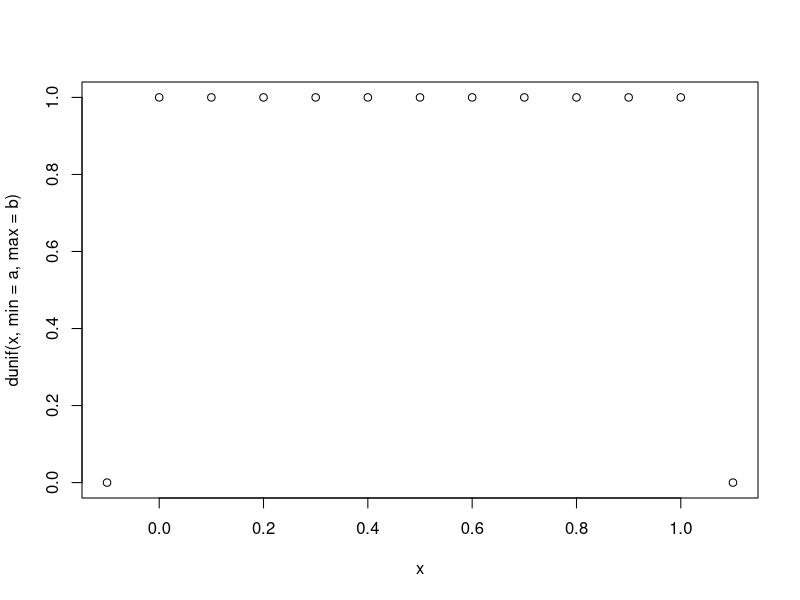
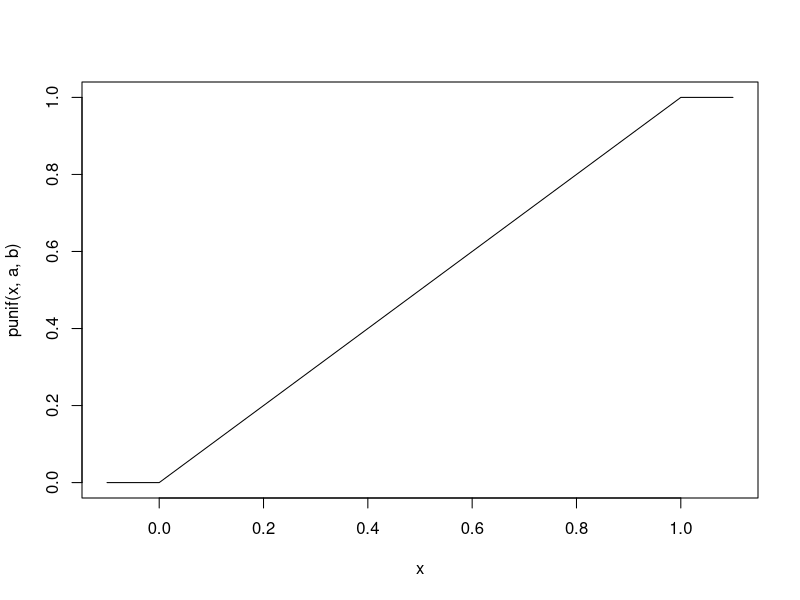
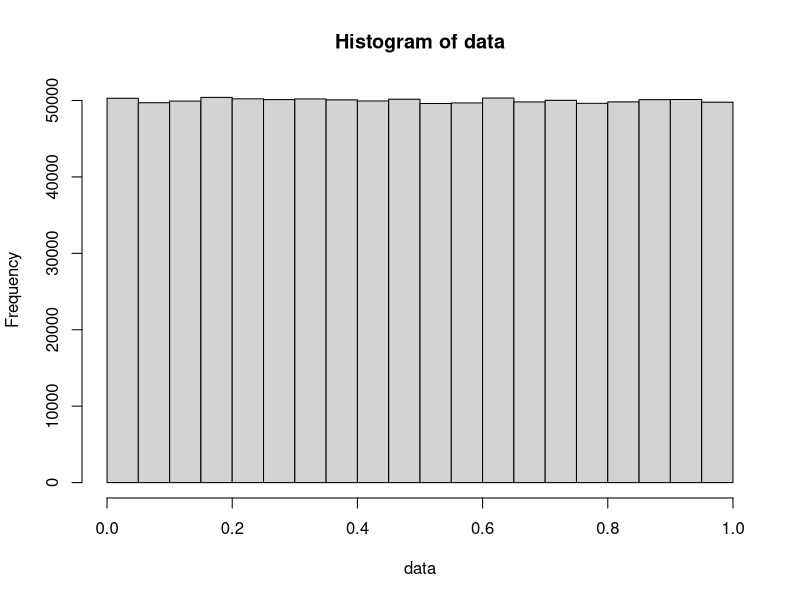

The R source for these figures, in order:
## ---- chunk 1
knitr::opts_chunk$set(echo = TRUE)
## ---- chunk 2
a = 0
b = 1

x = seq(-0.1, 1.1, 0.1)
plot(x, dunif(x, min = a, max = b))
plot(x, punif(x, a, b), type = "l")
qunif(0.5, a, b)
runif(1000000, a, b) -> data
hist(data)
